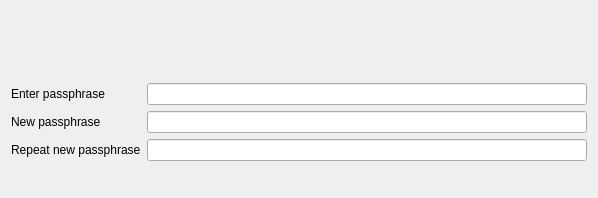
<?xml version="1.0" encoding="UTF-8"?>
<ui version="4.0">
 <class>AskPassphraseDialog</class>
 <widget class="QDialog" name="AskPassphraseDialog">
  <property name="geometry">
   <rect>
    <x>0</x>
    <y>0</y>
    <width>598</width>
    <height>198</height>
   </rect>
  </property>
  <property name="sizePolicy">
   <sizepolicy hsizetype="Preferred" vsizetype="Minimum">
    <horstretch>0</horstretch>
    <verstretch>0</verstretch>
   </sizepolicy>
  </property>
  <property name="minimumSize">
   <size>
    <width>550</width>
    <height>0</height>
   </size>
  </property>
  <property name="windowTitle">
   <string>Passphrase Dialog</string>
  </property>
  <layout class="QVBoxLayout" name="verticalLayout">
   <item>
    <widget class="QLabel" name="warningLabel">
     <property name="textFormat">
      <enum>Qt::RichText</enum>
     </property>
     <property name="wordWrap">
      <bool>true</bool>
     </property>
    </widget>
   </item>
   <item>
    <layout class="QFormLayout" name="formLayout">
     <property name="fieldGrowthPolicy">
      <enum>QFormLayout::AllNonFixedFieldsGrow</enum>
     </property>
     <item row="0" column="0">
      <widget class="QLabel" name="passLabel1">
       <property name="text">
        <string>Enter passphrase</string>
       </property>
      </widget>
     </item>
     <item row="0" column="1">
      <widget class="QLineEdit" name="passEdit1">
       <property name="echoMode">
        <enum>QLineEdit::Password</enum>
       </property>
      </widget>
     </item>
     <item row="1" column="0">
      <widget class="QLabel" name="passLabel2">
       <property name="text">
        <string>New passphrase</string>
       </property>
      </widget>
     </item>
     <item row="1" column="1">
      <widget class="QLineEdit" name="passEdit2">
       <property name="echoMode">
        <enum>QLineEdit::Password</enum>
       </property>
      </widget>
     </item>
     <item row="2" column="0">
      <widget class="QLabel" name="passLabel3">
       <property name="text">
        <string>Repeat new passphrase</string>
       </property>
      </widget>
     </item>
     <item row="2" column="1">
      <widget class="QLineEdit" name="passEdit3">
       <property name="echoMode">
        <enum>QLineEdit::Password</enum>
       </property>
      </widget>
     </item>
     <item row="3" column="1">
      <widget class="QLabel" name="capsLabel">
       <property name="font">
        <font>
         <weight>75</weight>
         <bold>true</bold>
        </font>
       </property>
       <property name="text">
        <string/>
       </property>
       <property name="alignment">
        <set>Qt::AlignCenter</set>
       </property>
      </widget>
     </item>
    </layout>
   </item>
   <item>
    <widget class="QDialogButtonBox" name="buttonBox">
     <property name="orientation">
      <enum>Qt::Horizontal</enum>
     </property>
     <property name="standardButtons">
      <set>QDialogButtonBox::NoButton</set>
     </property>
     <property name="centerButtons">
      <bool>false</bool>
     </property>
    </widget>
   </item>
  </layout>
 </widget>
 <resources/>
 <connections>
  <connection>
   <sender>buttonBox</sender>
   <signal>accepted()</signal>
   <receiver>AskPassphraseDialog</receiver>
   <slot>accept()</slot>
   <hints>
    <hint type="sourcelabel">
     <x>248</x>
     <y>254</y>
    </hint>
    <hint type="destinationlabel">
     <x>157</x>
     <y>274</y>
    </hint>
   </hints>
  </connection>
  <connection>
   <sender>buttonBox</sender>
   <signal>rejected()</signal>
   <receiver>AskPassphraseDialog</receiver>
   <slot>reject()</slot>
   <hints>
    <hint type="sourcelabel">
     <x>316</x>
     <y>260</y>
    </hint>
    <hint type="destinationlabel">
     <x>286</x>
     <y>274</y>
    </hint>
   </hints>
  </connection>
 </connections>
</ui>
